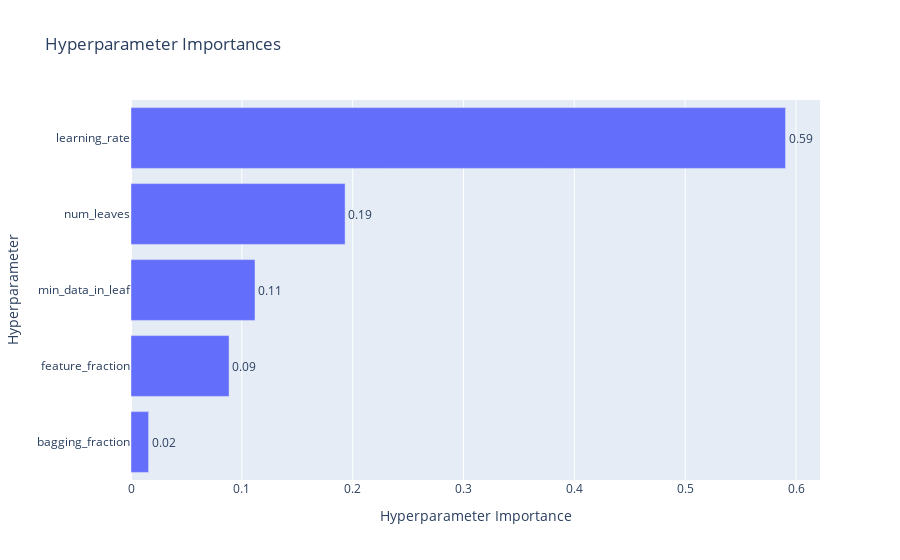

Notebook cell for this chart:
### Code cell
plot_param_importances(study)

### Figure 1 — Plotly figure (JSON) as saved in the notebook; plotly's stock layout.template omitted (floating-point values rounded to 4 significant figures)
{"data": [{"cliponaxis": false, "hovertemplate": ["bagging_fraction (FloatDistribution): 0.015893707640786427<extra></extra>", "feature_fraction (FloatDistribution): 0.0884843329857049<extra></extra>", "min_data_in_leaf (IntDistribution): 0.11187913900201185<extra></extra>", "num_leaves (IntDistribution): 0.19318870036927957<extra></extra>", "learning_rate (FloatDistribution): 0.5905541200022172<extra></extra>"], "name": "Objective Value", "orientation": "h", "text": ["0.02", "0.09", "0.11", "0.19", "0.59"], "textposition": "outside", "type": "bar", "x": [0.01589, 0.08848, 0.1119, 0.1932, 0.5906], "y": ["bagging_fraction", "feature_fraction", "min_data_in_leaf", "num_leaves", "learning_rate"]}], "layout": {"title": {"text": "Hyperparameter Importances"}, "xaxis": {"title": {"text": "Hyperparameter Importance"}}, "yaxis": {"title": {"text": "Hyperparameter"}}}}
